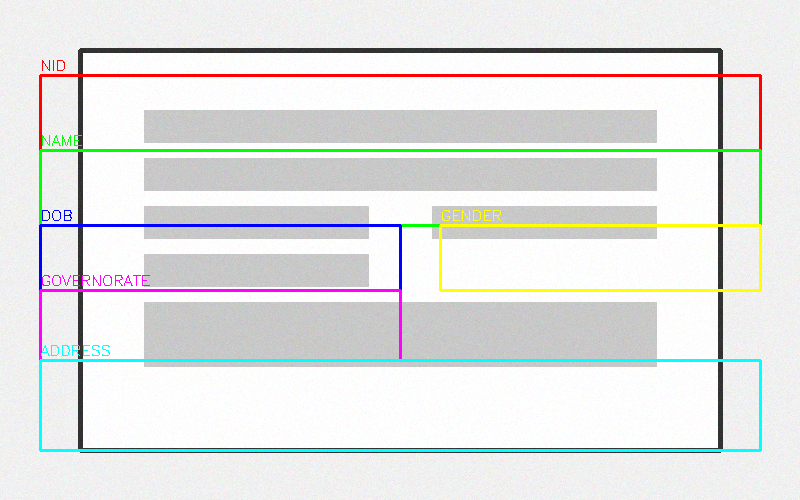
#> input picture debug/test_card_regions.png, 800 x 500 px; its folder holds only this picture in this run
$ python -i oci_pipeline.py   (imports and definitions only)   (older library calls are emulated)
#> lines starting #> are read from the running program, lines starting #| are printed output that depends on the picture
"""
OCI - Egyptian National ID Intelligent OCR, Validation and Document Analysis System
Pipeline Module

Orchestrates all processing stages from image input through field localization.
Phases 1-3: Quality → Detection → Rectification → Localization
"""

import cv2
import numpy as np
from typing import Dict, Any, Optional
import time
import logging

from app.config import get_config, AppConfig
from app.schemas.models import (
    PipelineResult,
    CardDetectionResult,
    RectificationResult,
    FieldResult,
    PerformanceMetrics,
    ImageQualityResult,
    FieldStatus,
)
from app.detection import CardDetector
from app.rectification import CardRectifier
from app.localization import FieldLocalizer


logger = logging.getLogger(__name__)


# [359 lines that did not run here, left out]

>>> import cv2
>>> picture = cv2.imread('../../debug/test_card_regions.png', cv2.IMREAD_GRAYSCALE)
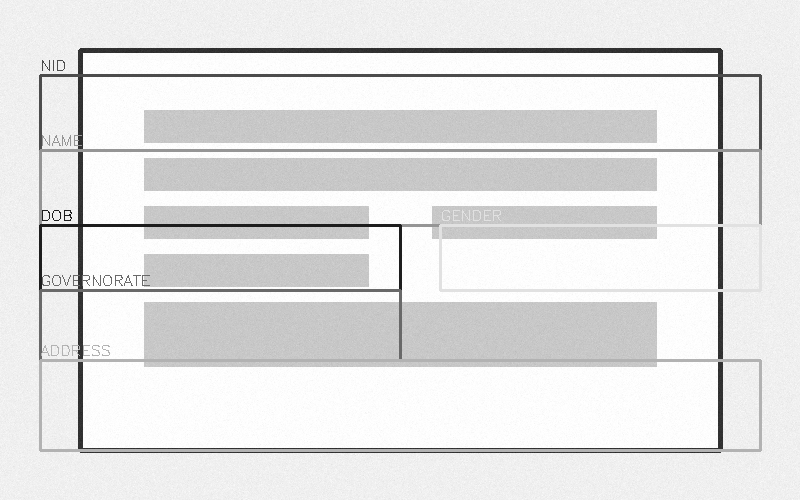
#> picture: shape (500, 800); min 29, max 255, mean 228.1
#> (the run stopped early here; a loop or call above may not have finished)
